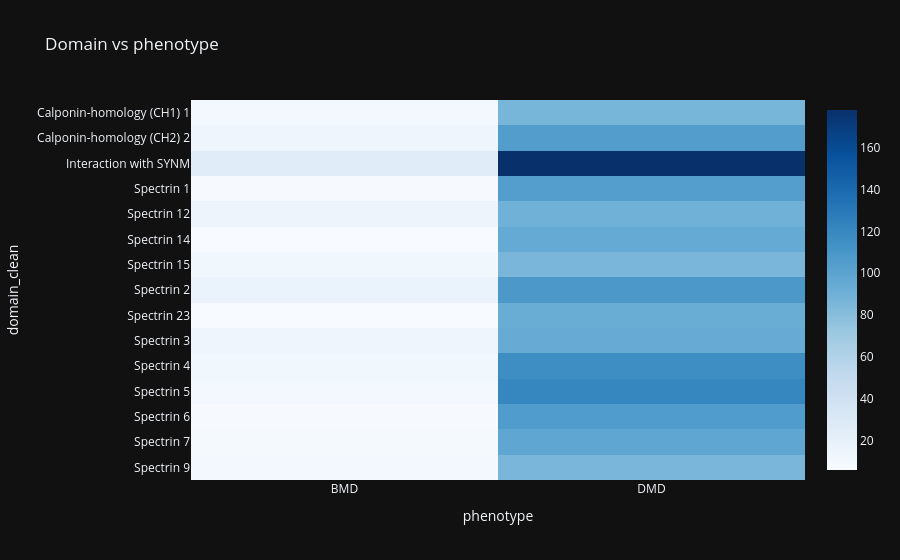

This figure's notebook cell:
### Markdown cell above
## 6. 📊 domain vs phenotype

### Code cell
top = d['domain_clean'].value_counts().head(15).index
tmp = d[d['domain_clean'].isin(top)]
heat = pd.crosstab(tmp['domain_clean'], tmp['phenotype'])
fig = px.imshow(heat, aspect='auto', color_continuous_scale='Blues', title='Domain vs phenotype')
fig.show()

### Figure 1 — Plotly figure (JSON) as saved in the notebook; plotly's stock layout.template omitted (floating-point values rounded to 4 significant figures)
{"data": [{"coloraxis": "coloraxis", "name": "0", "x": ["BMD", "DMD"], "y": ["Calponin-homology (CH1) 1", "Calponin-homology (CH2) 2", "Interaction with SYNM", "Spectrin 1", "Spectrin 12", "Spectrin 14", "Spectrin 15", "Spectrin 2", "Spectrin 23", "Spectrin 3", "Spectrin 4", "Spectrin 5", "Spectrin 6", "Spectrin 7", "Spectrin 9"], "z": [[10, 87], [14, 105], [26, 178], [7, 104], [15, 90], [6, 95], [12, 86], [17, 109], [6, 93], [14, 94], [12, 116], [10, 121], [7, 106], [9, 98], [10, 86]], "type": "heatmap", "xaxis": "x", "yaxis": "y", "hovertemplate": "phenotype: %{x}<br>domain_clean: %{y}<br>color: %{z}<extra></extra>"}], "layout": {"xaxis": {"anchor": "y", "domain": [0.0, 1.0], "title": {"text": "phenotype"}}, "yaxis": {"anchor": "x", "domain": [0.0, 1.0], "autorange": "reversed", "title": {"text": "domain_clean"}}, "coloraxis": {"colorscale": [[0.0, "rgb(247,251,255)"], [0.125, "rgb(222,235,247)"], [0.25, "rgb(198,219,239)"], [0.375, "rgb(158,202,225)"], [0.5, "rgb(107,174,214)"], [0.625, "rgb(66,146,198)"], [0.75, "rgb(33,113,181)"], [0.875, "rgb(8,81,156)"], [1.0, "rgb(8,48,107)"]]}, "title": {"text": "Domain vs phenotype"}}}
